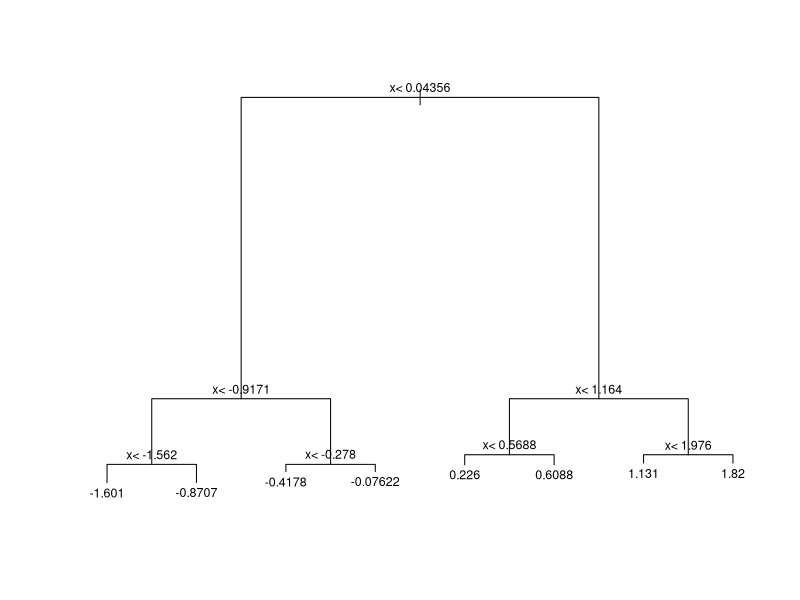
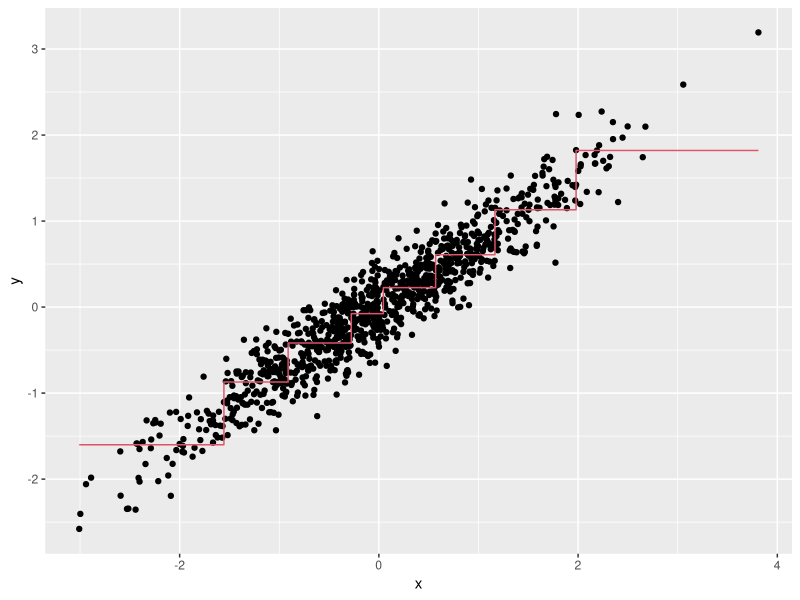
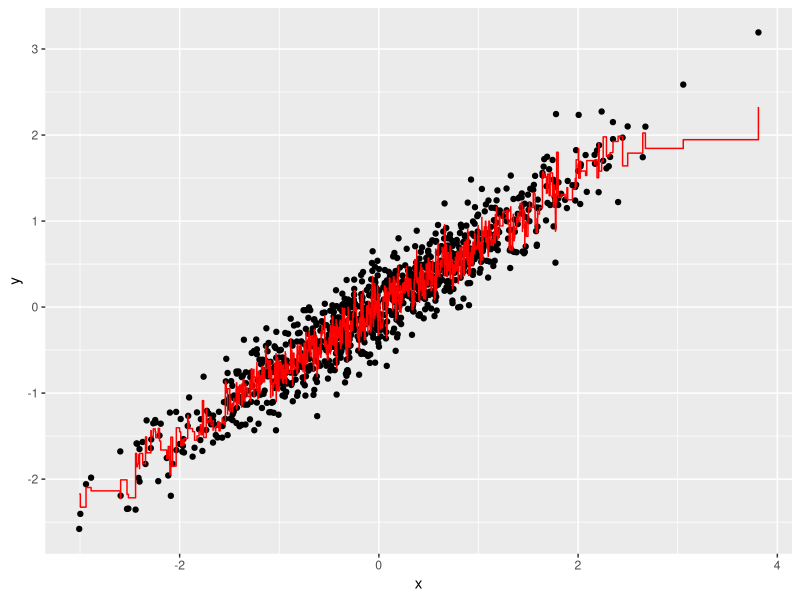
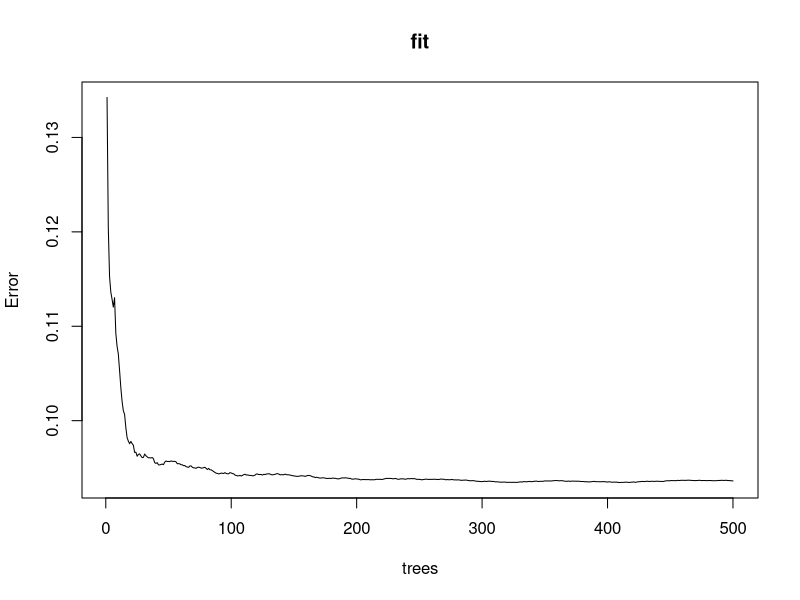
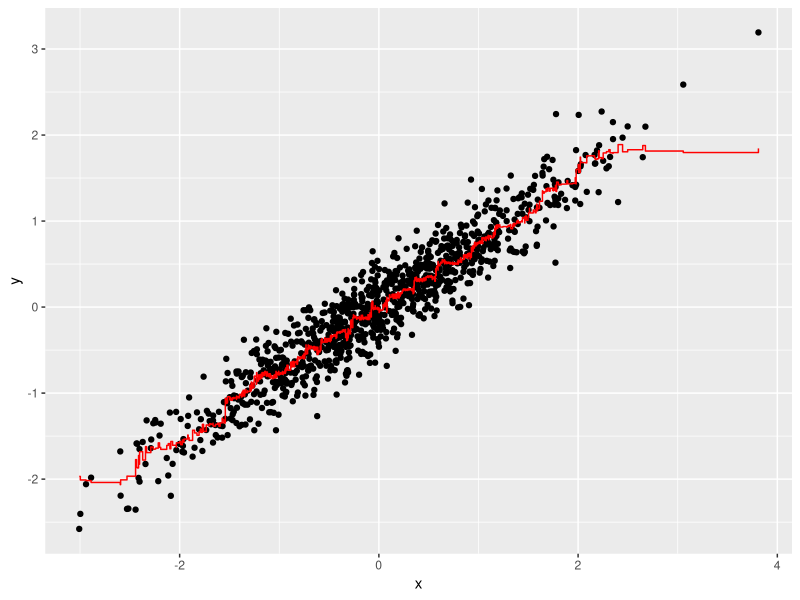

R code for these plots, in order:
library(rpart)
library(caret)
library(tidyverse)
n <- 1000
sigma <- 0.25
set.seed(1)
x <- rnorm(n, 0, 1)
y <- 0.75 * x + rnorm(n, 0, sigma)
dat <- data.frame(x = x, y = y)

# Question 1
fit <- rpart(y ~ ., data = dat) 

# Question 2
plot(fit)
text(fit,cex = 0.75)

# Question 3
dat %>% 
  mutate(y_hat = predict(fit)) %>% 
  ggplot() +
  geom_point(aes(x, y)) +
  geom_step(aes(x, y_hat), col=2)

# Question 4
library(randomForest)
fit <- randomForest(y~., data = dat) 
  dat %>% 
  mutate(y_hat = predict(fit)) %>% 
  ggplot() +
  geom_point(aes(x, y)) +
  geom_step(aes(x, y_hat), col = "red")

# Question 5
plot(fit)  

# Question 6
library(randomForest)
fit <-randomForest(y ~ x, data = dat, nodesize = 50, maxnodes = 25)
  dat %>% 
  mutate(y_hat = predict(fit)) %>% 
  ggplot() +
  geom_point(aes(x, y)) +
  geom_step(aes(x, y_hat), col = "red")
  